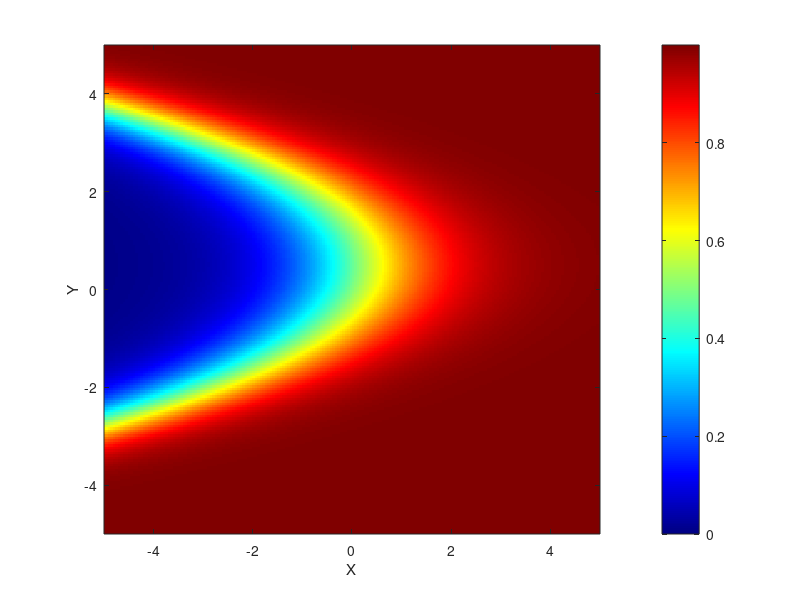

Write the MATLAB code that produced this figure.

%
% Example code that shows how to plot the function value and a decision
% boundary for a simple logistic regression model using python
%
% Author: Nathan Jacobs
%

% define the function
f = @(vals) 1./(1+exp(-[0, 1, -.5,.5]*vals));

% define the domain
x_min = -5; x_max = 5;
y_min = -5; y_max = 5;

[x, y] = meshgrid(linspace(x_min,x_max,200), linspace(y_min,y_max,200));

% evaluate
z = f([ones(1,numel(x)); x(:)'; y(:)'; y(:)'.^2]); % lets pretend that this is the result of your kNN
z = reshape(z, size(x));

% plot
figure(1); clf; 
imagesc(z, 'XData', [x_min,x_max], 'YData', [y_min,y_max])
hold on
contour(x,y,z, .5, 'k', 'LineWidth', 2)
hold off
colormap(jet(256))
axis xy, xlabel('X'), ylabel('Y')
colorbar